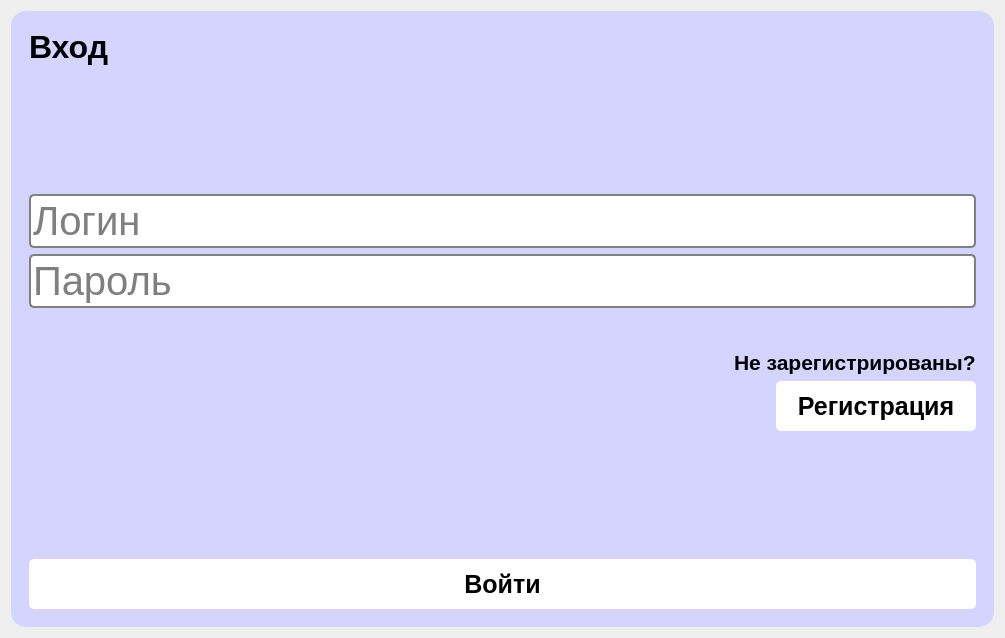
<?xml version="1.0" encoding="UTF-8"?>
<ui version="4.0">
 <class>Registration</class>
 <widget class="QDialog" name="Registration">
  <property name="geometry">
   <rect>
    <x>0</x>
    <y>0</y>
    <width>1005</width>
    <height>638</height>
   </rect>
  </property>
  <property name="windowTitle">
   <string>Dialog</string>
  </property>
  <layout class="QHBoxLayout" name="horizontalLayout_4">
   <item>
    <widget class="QFrame" name="frame_18">
     <property name="styleSheet">
      <string notr="true">
border-radius: 15px;
background-color: rgb(212, 212, 255);

</string>
     </property>
     <property name="frameShape">
      <enum>QFrame::StyledPanel</enum>
     </property>
     <property name="frameShadow">
      <enum>QFrame::Raised</enum>
     </property>
     <layout class="QVBoxLayout" name="verticalLayout_8">
      <property name="topMargin">
       <number>9</number>
      </property>
      <item>
       <widget class="QStackedWidget" name="stackedWidget">
        <property name="currentIndex">
         <number>0</number>
        </property>
        <widget class="QWidget" name="login">
         <layout class="QVBoxLayout" name="verticalLayout_9">
          <item>
           <layout class="QVBoxLayout" name="verticalLayout_4">
            <item>
             <widget class="QLabel" name="label_3">
              <property name="text">
               <string>&lt;html&gt;&lt;head/&gt;&lt;body&gt;&lt;p&gt;&lt;span style=&quot; font-size:24pt; font-weight:600;&quot;&gt;Вход&lt;/span&gt;&lt;/p&gt;&lt;/body&gt;&lt;/html&gt;</string>
              </property>
             </widget>
            </item>
            <item>
             <spacer name="verticalSpacer_3">
              <property name="orientation">
               <enum>Qt::Vertical</enum>
              </property>
              <property name="sizeHint" stdset="0">
               <size>
                <width>20</width>
                <height>40</height>
               </size>
              </property>
             </spacer>
            </item>
            <item>
             <widget class="QLineEdit" name="loginEdit">
              <property name="styleSheet">
               <string notr="true">height: 50px;
background-color:white;
border-radius:5px;
border: 2px solid gray;
font: 30pt;</string>
              </property>
              <property name="placeholderText">
               <string>Логин</string>
              </property>
             </widget>
            </item>
            <item>
             <widget class="QLineEdit" name="passwordEdit">
              <property name="styleSheet">
               <string notr="true">height: 50px;
background-color:white;
border-radius:5px;
border: 2px solid gray;
font: 30pt;</string>
              </property>
              <property name="placeholderText">
               <string>Пароль</string>
              </property>
             </widget>
            </item>
            <item>
             <widget class="QLabel" name="loginIncorrectText">
              <property name="enabled">
               <bool>true</bool>
              </property>
              <property name="styleSheet">
               <string notr="true">	 font-weight: bold;
	 font-size: 25px;</string>
              </property>
              <property name="text">
               <string>&lt;html&gt;&lt;head/&gt;&lt;body&gt;&lt;p&gt;⠀&lt;/p&gt;&lt;/body&gt;&lt;/html&gt;</string>
              </property>
             </widget>
            </item>
            <item>
             <layout class="QHBoxLayout" name="horizontalLayout_3">
              <item>
               <spacer name="horizontalSpacer_2">
                <property name="orientation">
                 <enum>Qt::Horizontal</enum>
                </property>
                <property name="sizeHint" stdset="0">
                 <size>
                  <width>40</width>
                  <height>20</height>
                 </size>
                </property>
               </spacer>
              </item>
              <item>
               <widget class="QLabel" name="label_4">
                <property name="text">
                 <string>&lt;html&gt;&lt;head/&gt;&lt;body&gt;&lt;p&gt;&lt;span style=&quot; font-size:16pt; font-weight:600;&quot;&gt;Не зарегистрированы?&lt;/span&gt;&lt;/p&gt;&lt;/body&gt;&lt;/html&gt;</string>
                </property>
               </widget>
              </item>
             </layout>
            </item>
            <item>
             <layout class="QHBoxLayout" name="horizontalLayout">
              <item>
               <spacer name="horizontalSpacer">
                <property name="orientation">
                 <enum>Qt::Horizontal</enum>
                </property>
                <property name="sizeHint" stdset="0">
                 <size>
                  <width>40</width>
                  <height>20</height>
                 </size>
                </property>
               </spacer>
              </item>
              <item>
               <widget class="QPushButton" name="registrationButton">
                <property name="styleSheet">
                 <string notr="true"> 	 height: 50px;
	 width: 200px;
 	 box-sizing: border-box;
	 background-color: white;
 	 border-radius: 5px;
	 font-weight: bold;
	 font-size: 25px;
</string>
                </property>
                <property name="text">
                 <string>Регистрация</string>
                </property>
               </widget>
              </item>
             </layout>
            </item>
            <item>
             <spacer name="verticalSpacer_6">
              <property name="orientation">
               <enum>Qt::Vertical</enum>
              </property>
              <property name="sizeHint" stdset="0">
               <size>
                <width>20</width>
                <height>40</height>
               </size>
              </property>
             </spacer>
            </item>
            <item>
             <widget class="QPushButton" name="enterButton">
              <property name="styleSheet">
               <string notr="true"> 	 height: 50px;
	 width: 200px;
 	 box-sizing: border-box;
	 background-color: white;
 	 border-radius: 5px;
	 font-weight: bold;
	 font-size: 25px;
</string>
              </property>
              <property name="text">
               <string>Войти</string>
              </property>
             </widget>
            </item>
           </layout>
          </item>
         </layout>
        </widget>
        <widget class="QWidget" name="registration1">
         <layout class="QVBoxLayout" name="verticalLayout_6">
          <item>
           <layout class="QVBoxLayout" name="verticalLayout_3" stretch="0,0,0,0,0,0">
            <item>
             <widget class="QLabel" name="label">
              <property name="text">
               <string>&lt;html&gt;&lt;head/&gt;&lt;body&gt;&lt;p&gt;&lt;span style=&quot; font-size:24pt; font-weight:600;&quot;&gt;Регистрация&lt;/span&gt;&lt;/p&gt;&lt;/body&gt;&lt;/html&gt;</string>
              </property>
             </widget>
            </item>
            <item>
             <spacer name="verticalSpacer">
              <property name="orientation">
               <enum>Qt::Vertical</enum>
              </property>
              <property name="sizeHint" stdset="0">
               <size>
                <width>20</width>
                <height>40</height>
               </size>
              </property>
             </spacer>
            </item>
            <item>
             <widget class="QLineEdit" name="loginRegEdit">
              <property name="styleSheet">
               <string notr="true">height: 50px;
background-color:white;
border-radius:5px;
border: 2px solid gray;
font: 30pt;</string>
              </property>
              <property name="placeholderText">
               <string>Логин</string>
              </property>
             </widget>
            </item>
            <item>
             <widget class="QLineEdit" name="paswordRegEdit">
              <property name="styleSheet">
               <string notr="true">height: 50px;
background-color:white;
border-radius:5px;
border: 2px solid gray;
font: 30pt;</string>
              </property>
              <property name="placeholderText">
               <string>Пароль</string>
              </property>
             </widget>
            </item>
            <item>
             <spacer name="verticalSpacer_4">
              <property name="orientation">
               <enum>Qt::Vertical</enum>
              </property>
              <property name="sizeHint" stdset="0">
               <size>
                <width>20</width>
                <height>40</height>
               </size>
              </property>
             </spacer>
            </item>
            <item>
             <widget class="QPushButton" name="regNextButton">
              <property name="styleSheet">
               <string notr="true"> 	 height: 50px;
	 width: 200px;
 	 box-sizing: border-box;
	 background-color: white;
 	 border-radius: 5px;
	 font-weight: bold;
	 font-size: 25px;
</string>
              </property>
              <property name="text">
               <string>Продолжить</string>
              </property>
             </widget>
            </item>
           </layout>
          </item>
         </layout>
        </widget>
        <widget class="QWidget" name="registration2">
         <layout class="QVBoxLayout" name="verticalLayout_7">
          <item>
           <layout class="QVBoxLayout" name="verticalLayout_5">
            <item>
             <widget class="QLabel" name="label_2">
              <property name="text">
               <string>&lt;html&gt;&lt;head/&gt;&lt;body&gt;&lt;p&gt;&lt;span style=&quot; font-size:24pt; font-weight:600;&quot;&gt;Регистрация&lt;/span&gt;&lt;/p&gt;&lt;/body&gt;&lt;/html&gt;</string>
              </property>
             </widget>
            </item>
            <item>
             <spacer name="verticalSpacer_2">
              <property name="orientation">
               <enum>Qt::Vertical</enum>
              </property>
              <property name="sizeHint" stdset="0">
               <size>
                <width>20</width>
                <height>40</height>
               </size>
              </property>
             </spacer>
            </item>
            <item>
             <widget class="QLineEdit" name="nameEdit">
              <property name="styleSheet">
               <string notr="true">height: 50px;
background-color:white;
border-radius:5px;
border: 2px solid gray;
font: 30pt;</string>
              </property>
              <property name="placeholderText">
               <string>Имя</string>
              </property>
             </widget>
            </item>
            <item>
             <widget class="QLineEdit" name="secondnameEdit">
              <property name="styleSheet">
               <string notr="true">height: 50px;
background-color:white;
border-radius:5px;
border: 2px solid gray;
font: 30pt;</string>
              </property>
              <property name="placeholderText">
               <string>Фамилия</string>
              </property>
             </widget>
            </item>
            <item>
             <widget class="QLineEdit" name="ageEdit">
              <property name="styleSheet">
               <string notr="true">height: 50px;
background-color:white;
border-radius:5px;
border: 2px solid gray;
font: 30pt;</string>
              </property>
              <property name="placeholderText">
               <string>Возраст</string>
              </property>
             </widget>
            </item>
            <item>
             <widget class="QLineEdit" name="heightEdit">
              <property name="styleSheet">
               <string notr="true">height: 50px;
background-color:white;
border-radius:5px;
border: 2px solid gray;
font: 30pt;</string>
              </property>
              <property name="placeholderText">
               <string>Рост</string>
              </property>
             </widget>
            </item>
            <item>
             <widget class="QLineEdit" name="weightEdit">
              <property name="styleSheet">
               <string notr="true">height: 50px;
background-color:white;
border-radius:5px;
border: 2px solid gray;
font: 30pt;</string>
              </property>
              <property name="placeholderText">
               <string>Вес</string>
              </property>
             </widget>
            </item>
            <item>
             <widget class="QComboBox" name="genderComboBox">
              <property name="styleSheet">
               <string notr="true">#genderComboBox{
	height: 50px;
	background-color:white;
	border-radius:5px;
	border: 2px solid gray;
	font: 30pt;
}

#genderComboBox::drop-down{
	border: 0px;
}

#genderComboBox::down-arrow{
	image: url(:/icon/img/arrowdown.png);
	width: 12px;
	height:12px;
	margin-right: 15px;	
}

#genderComboBox::on{
	border:4px solid #c2dbfe;
}

#genderComboBox QListView{
	font-size:12px;
	border: 1px solid rgba(0,0,0,10%);
	padding: 5px;
	background-color:#fff;
	outline:0px;
}

#genderComboBox QListView::item {
	paddiong-left: 10px;
	background-color: #fff
}

#genderComboBox QListView::item:hover {
	background-color:#1e90ff;
}

#genderComboBox QListView::item:selected {
	background-color:#1e90ff;
}</string>
              </property>
              <property name="currentText">
               <string>Мужчина</string>
              </property>
              <property name="currentIndex">
               <number>0</number>
              </property>
              <property name="duplicatesEnabled">
               <bool>false</bool>
              </property>
              <property name="frame">
               <bool>true</bool>
              </property>
              <item>
               <property name="text">
                <string>Мужчина</string>
               </property>
              </item>
              <item>
               <property name="text">
                <string>Женщина</string>
               </property>
              </item>
             </widget>
            </item>
            <item>
             <widget class="QLabel" name="regIncorrectText">
              <property name="styleSheet">
               <string notr="true">	 font-weight: bold;
	 font-size: 25px;</string>
              </property>
              <property name="text">
               <string>⠀</string>
              </property>
             </widget>
            </item>
            <item>
             <spacer name="verticalSpacer_5">
              <property name="orientation">
               <enum>Qt::Vertical</enum>
              </property>
              <property name="sizeHint" stdset="0">
               <size>
                <width>20</width>
                <height>40</height>
               </size>
              </property>
             </spacer>
            </item>
            <item>
             <widget class="QPushButton" name="regEndButton">
              <property name="styleSheet">
               <string notr="true"> 	 height: 50px;
	 width: 200px;
 	 box-sizing: border-box;
	 background-color: white;
 	 border-radius: 5px;
	 font-weight: bold;
	 font-size: 25px;
</string>
              </property>
              <property name="text">
               <string>Завершить</string>
              </property>
             </widget>
            </item>
           </layout>
          </item>
         </layout>
        </widget>
       </widget>
      </item>
     </layout>
    </widget>
   </item>
  </layout>
 </widget>
 <resources>
  <include location="resources.qrc"/>
 </resources>
 <connections/>
</ui>
